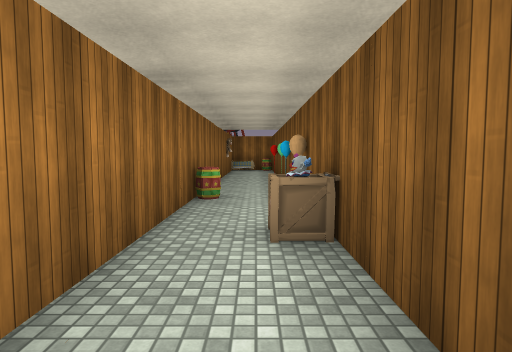
[1] (above)

24 first-person views from a walk through a 3-D level made in the Unity game engine. The camera is 1.5 m above the floor, tilts 4° down and sees 75° across. The floor is counted in squares, 2 m on a side. Each view is taken from the middle of a square. On the plan, view 1 faces up. The plan holds only what a view shows up to about 11 squares ahead; the rest is blank. The place goes on beyond the plan. The player character is not drawn. Some animated figures are not drawn. Door leaves are left out, so doorways stand open. Some surface patterns are stand-ins.

[2]
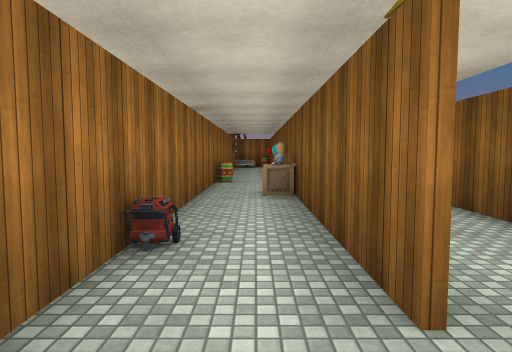

[3]
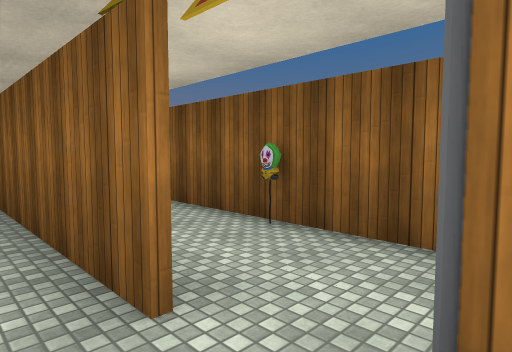

[4]
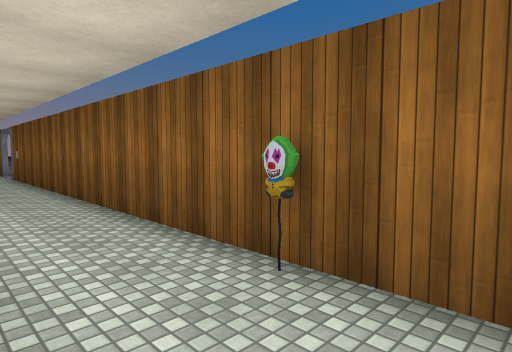

[5]
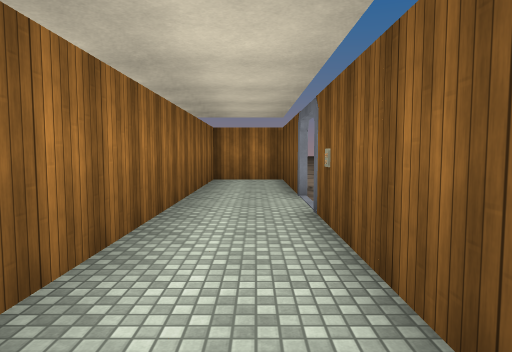

[6]
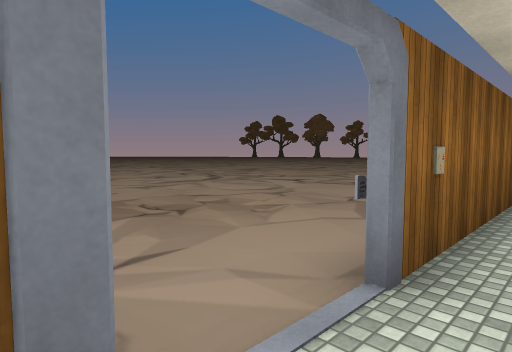

[7]
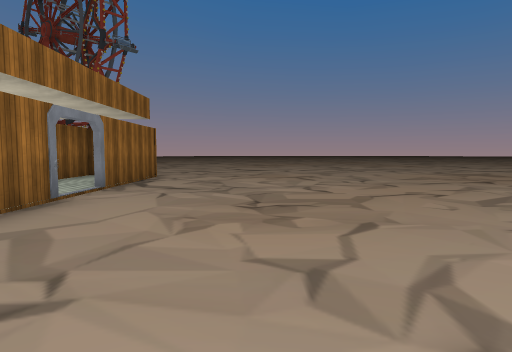

[8]
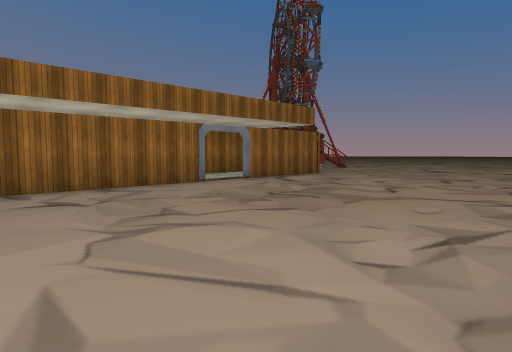

[9]
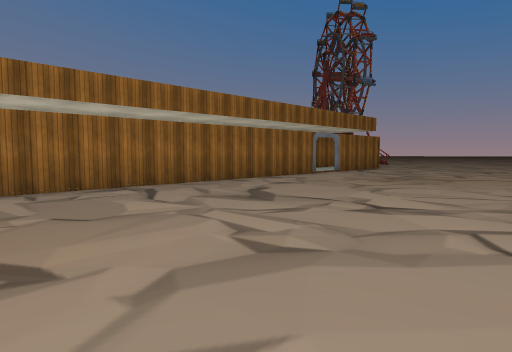

[10]
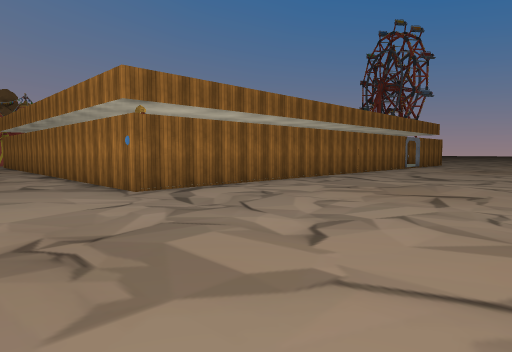

[11]
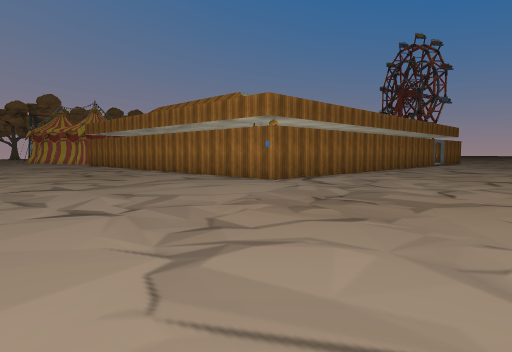

[12]
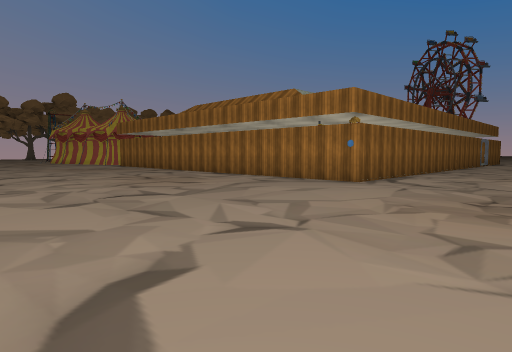

[13]
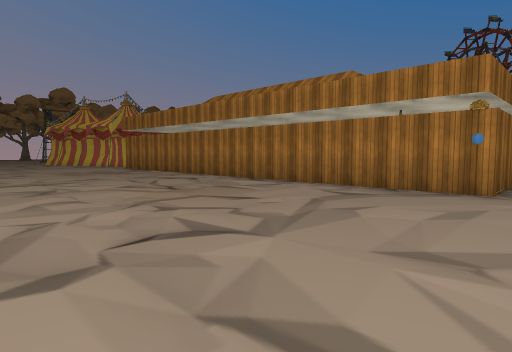

[14]
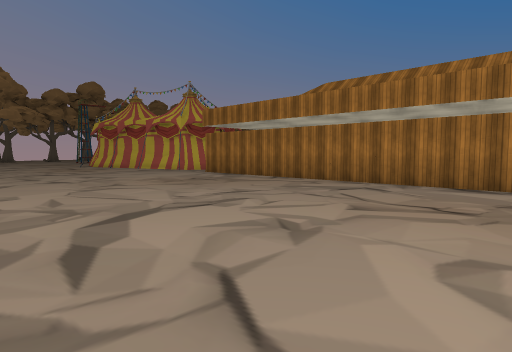

[15]
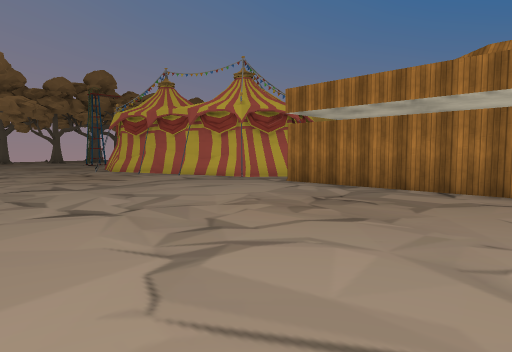

[16]
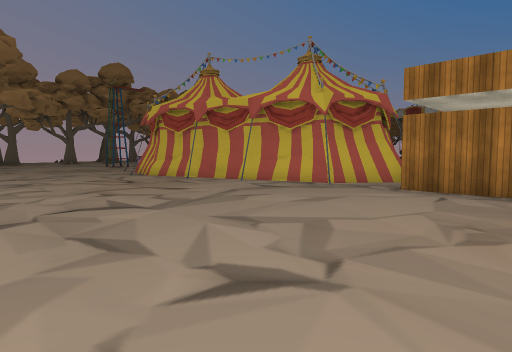

[17]
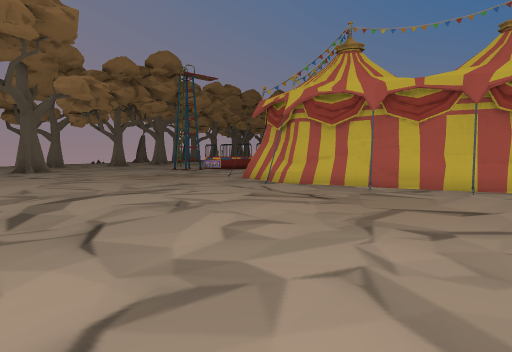

[18]
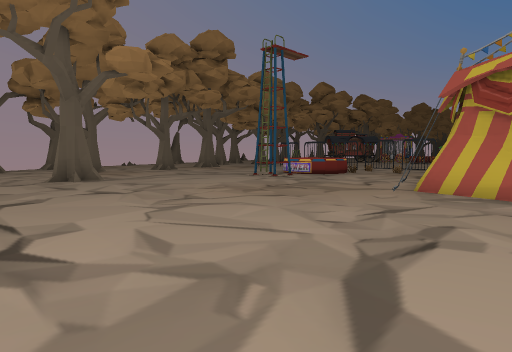

[19]
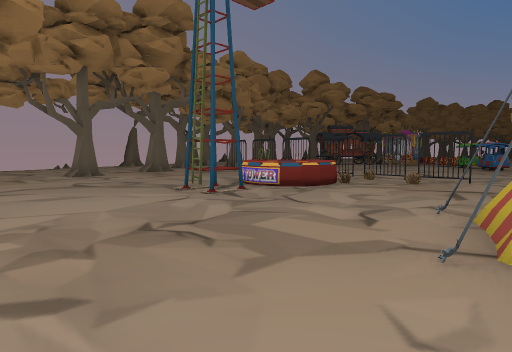

[20]
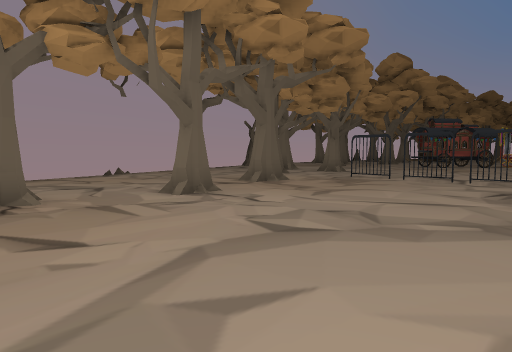

[21]
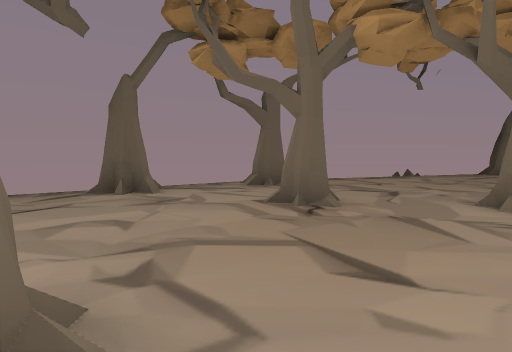

[22]
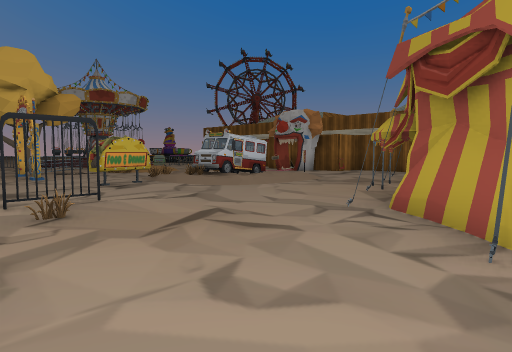

[23]
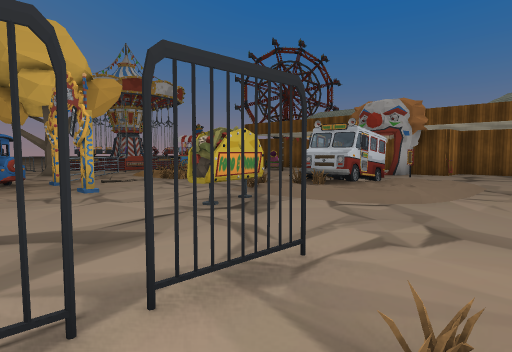

[24]
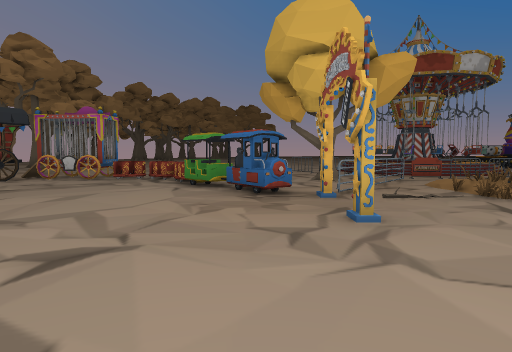

### Floor plan
Key: @ floor where view 1 was taken; # wall or solid block; x gap in a wall; . main floor; : floor 0.25 m higher than the main floor; / step, stairs or slope; D open door; = window, fence, low wall or low ledge; F flag; T tree; P plant; R truck; C cart; L trolley; B barricade; O other object.
Columns run from 39 left of view 1 to 11 right of it. Each row starts with its distance up from view 1.
 15                                           .........
 14          ..        .///                 ###........
 13         .OOLLL  ...OBOO                 #.#........
 12         D....L  .T.O.                   #.#........
 11          .....O ..O/                    #.#........
 10          .....OO.O.O:                 ###.D........
  9           .....O#..CP                 #=#.O.......
  8            ........P                  #=#.O.......
  7             ....#....                 ###.#........
  6             ..........                # #.#........
  5              ......O/.O  ##             #.#........
  4     OO   ..   ...OO:PRR..O#           ###.#........
  3         ...   ...../::/...O           #O .#.......
  2        ..... ......////....#          #.#.#.......
  1       .########x#........             #.#.#.......
  0 T    ....... ..P........#             O@#.#.......
 -1 #.. .TT.....OOO.....##x   #           #.#.O.......
 -2 #.....T.....OO....###     ##          #...#.....
 -3 T.................##     ###           .F.#......
 -4 T#....TT.....#...##    ###### #### ###  #O ......
 -5  #.....T..........######.........................
 -6  #..................#............................
 -7   #  .T..........................................
 -8   #T.............................................
 -9    #......T......................................
-10    #.T...........................................
-11     #T..  .......................................
-12     ##.         ..........        .....   .....

Where each view was taken, in squares from view 1:
view 1: 0 up, 0 right, facing up
view 2: 3 down, 0 right, facing up
view 3: 3 down, 0 right, facing up-right
view 4: 2 down, 1 right, facing up-right
view 5: 5 up, 2 right, facing up
view 6: 11 up, 2 right, facing down-right
view 7: 4 up, 6 right, facing up
view 8: 4 up, 10 right, facing up-left
view 9: 1 down, 10 right, facing up-left
view 10: 7 down, 9 right, facing up-left
view 11: 11 down, 9 right, facing up-left
view 12: 12 down, 7 right, facing up-left
view 13: 11 down, 4 right, facing up-left
view 14: 12 down, 1 left, facing up-left
view 15: 11 down, 6 left, facing up-left
view 16: 11 down, 9 left, facing up-left
view 17: 12 down, 14 left, facing up-left
view 18: 12 down, 19 left, facing up-left
view 19: 8 down, 21 left, facing up-left
view 20: 8 down, 27 left, facing up-left
view 21: 8 down, 28 left, facing left
view 22: 4 down, 25 left, facing up-right
view 23: 0 up, 25 left, facing up-right
view 24: 3 up, 24 left, facing up
